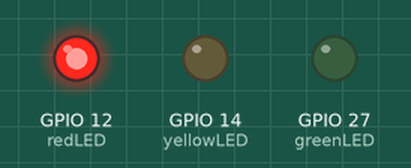
A sketch run on a simulated ESP32. Shown: output pins drawn as LEDs (lit = HIGH).

Above: at 0.5 s.
At 1.5 s:
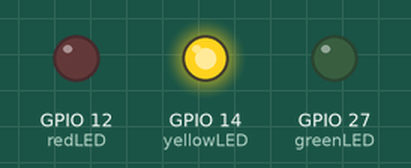
At 5.5 s:
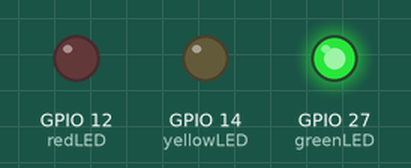
Timing chart, 0 to 6.9 s (numbered marks = the images above):
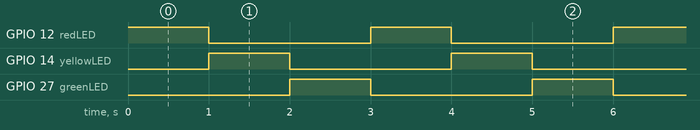

Measured:
- by itself, GPIO 12 (redLED), GPIO 14 (yellowLED), GPIO 27 (greenLED): alternates HIGH for 1.0 s and LOW for 2.0 s
- by itself, everything shown: repeats every 3.0 s, in 4 steps

The sketch:

002_Blink3LEDs.ino
```cpp
/*
  Blinking LEDs

  Turns ON and OFF of 3 LEDs consequently with a delay of one second.
  The circuit:
  - Red LED attached from pin 12 to ground.
  - Yellow LED attached from pin 14 to ground.
  - Green LED attached from pin 27 to ground.

  by more2Learn
*/
const int redLED = 12;        // assign digital pin 12 for the redLED to blink
const int yellowLED = 14;     // assign digital pin 14 for the yellowLED to blink
const int greenLED = 27;      // assign digital pin 27 for the greenLED to blink
const int delayTime=1000;     // duration of delay in milli-seconds


// setup code goes here, to run once:
void setup() {
  pinMode(redLED, OUTPUT);
  pinMode(yellowLED, OUTPUT);
  pinMode(greenLED, OUTPUT);
}


// the main code which runs repeatedly:
void loop() {
  digitalWrite(redLED, HIGH);             // turn the redLED on
  delay(delayTime);                       // wait for a second

  digitalWrite(redLED, LOW);              // turn the redLED off and turn yellowLED on
  digitalWrite(yellowLED, HIGH);
  delay(delayTime);

  digitalWrite(yellowLED, LOW);           // turn the yellowLED off and turn greenLED on
  digitalWrite(greenLED, HIGH);
  delay(delayTime);

  digitalWrite(greenLED, LOW);            // turn the greenLED off
}
```
